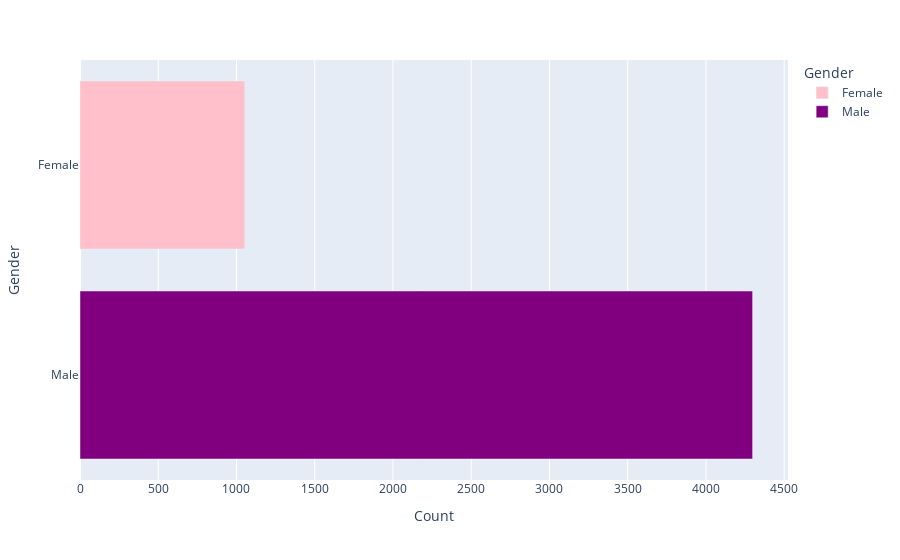

Notebook source saved alongside this figure:
### Markdown cell above
### DATA SAMPLE BY GENDER WITH POSITIVE LABLE ON TARGET VARIABLE

### Code cell
data_selectionrate_chart(df_three)

### Figure 1 — Plotly figure (JSON) as saved in the notebook; plotly's stock layout.template omitted (floating-point values rounded to 4 significant figures)
{"data": [{"alignmentgroup": "True", "hovertemplate": "Gender=%{y}<br>Count=%{x}<extra></extra>", "legendgroup": "Female", "marker": {"color": "pink", "pattern": {"shape": ""}}, "name": "Female", "offsetgroup": "Female", "orientation": "h", "showlegend": true, "textposition": "auto", "type": "bar", "x": [1053], "xaxis": "x", "y": ["Female"], "yaxis": "y"}, {"alignmentgroup": "True", "hovertemplate": "Gender=%{y}<br>Count=%{x}<extra></extra>", "legendgroup": "Male", "marker": {"color": "purple", "pattern": {"shape": ""}}, "name": "Male", "offsetgroup": "Male", "orientation": "h", "showlegend": true, "textposition": "auto", "type": "bar", "x": [4298], "xaxis": "x", "y": ["Male"], "yaxis": "y"}], "layout": {"barmode": "relative", "legend": {"title": {"text": "Gender"}, "tracegroupgap": 0}, "margin": {"t": 60}, "xaxis": {"anchor": "y", "domain": [0, 1], "title": {"text": "Count"}}, "yaxis": {"anchor": "x", "categoryarray": ["Male", "Female"], "categoryorder": "array", "domain": [0, 1], "title": {"text": "Gender"}}}}
